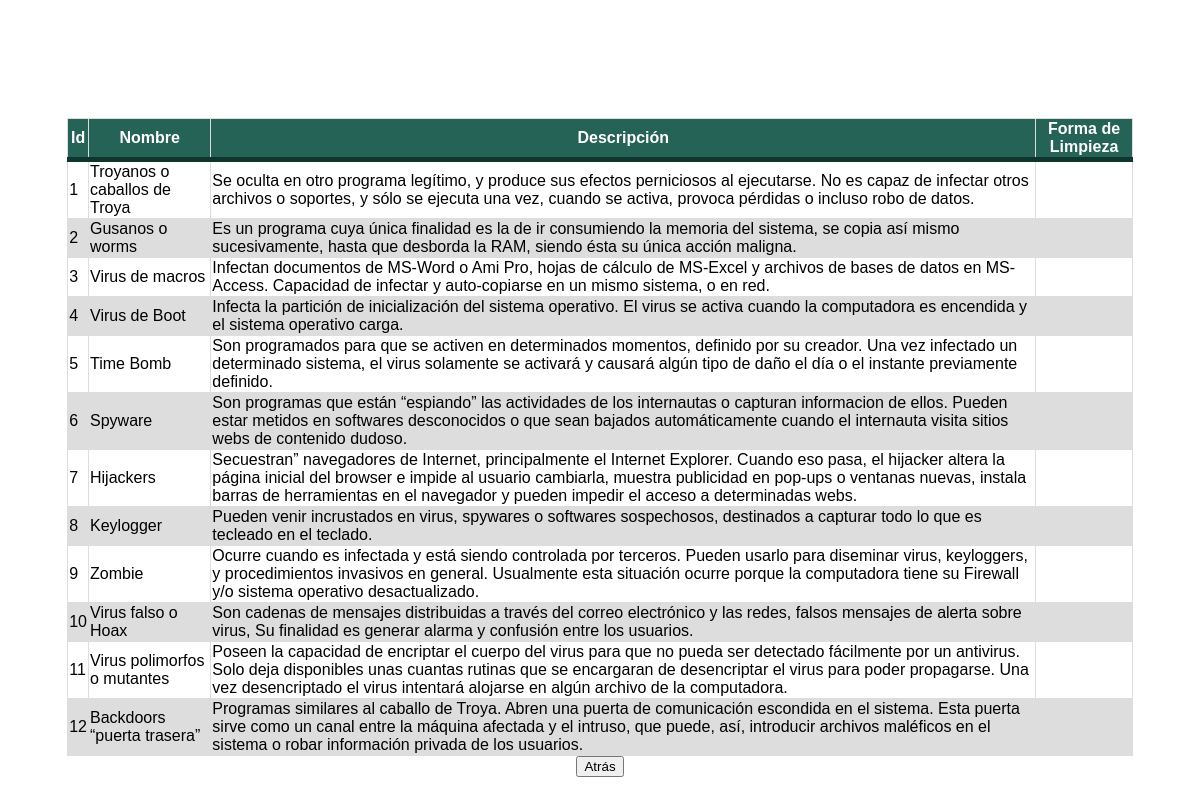
The page /visualizar.php on the database its author committed.
### tables this page shows
CREATE TABLE `Registro` (
  `Id` int(20) NOT NULL,
  `Nombre` varchar(100) NOT NULL,
  `Descripcion` varchar(500) NOT NULL,
  `Forma de limpieza` varchar(500) NOT NULL
);

### visualizar.php (the view, shortened to what this page needs)
<!DOCTYPE html>
<html>
<head>
</head>
<body>
<div id="main-container">
<?php
	$conn = new mysqli("localhost", "root", "", "Virus");
	$quer="SELECT * FROM Registro";
	$result = $conn->query($quer);
	if ($result->num_rows > 0){
		echo "<center><table>";
		echo"<thead><tr><th>Id</th>
		<th>Nombre</th>
		<th>Descripción</th>
		<th>Forma de Limpieza</th>
		</tr></thead>";
while($rows=$result->fetch_assoc() ){
	echo "<tr><td>".$rows["Id"].
	"</td><td>".$rows["Nombre"].
	"</td><td>".$rows["Descripcion"].
	"</td><td>".$rows["Limpieza"]."</td></tr>";
}
 	echo "</center></table>";
}
?>
<div class="group">
	<center><input class="form-btn"  onClick="window.location.href='http://localhost/DBVirus/inicio.php'" name="submit" type="button" value="Atrás" /></center>
</div>
</body>
</html>

### visualizar.php (style rules this page uses)
table { margin-top: 10%; font-family: arial, sans-serif; border-collapse: collapse; width: 90%; }
td, th { border: 1px solid #dddddd; padding: 22%px; }
tr:nth-child(even) { background-color: #dddddd; }
thead { background-color: #246355; border-bottom: solid 5px #0F362D; color: white; text-align: center; }

### rows shown on the page
registro: Id "1", Nombre "Troyanos o caballos de Troya", Descripcion "Se oculta en otro programa legítimo, y produce sus efectos perniciosos al ejecutarse. No es capaz de infectar otros archivos o soportes, y sólo se ejecuta una vez, cuando se activa, provoca pérdidas o incluso robo de datos."
registro: Id "2", Nombre "Gusanos o worms", Descripcion "Es un programa cuya única finalidad es la de ir consumiendo la memoria del sistema, se copia así mismo sucesivamente, hasta que desborda la RAM, siendo ésta su única acción maligna."
registro: Id "3", Nombre "Virus de macros", Descripcion "Infectan documentos de MS-Word o Ami Pro, hojas de cálculo de MS-Excel y archivos de bases de datos en MS-Access. Capacidad de infectar y auto-copiarse en un mismo sistema, o en red."
registro: Id "4", Nombre "Virus de Boot", Descripcion "Infecta la partición de inicialización del sistema operativo. El virus se activa cuando la computadora es encendida y el sistema operativo carga."
registro: Id "5", Nombre "Time Bomb", Descripcion "Son programados para que se activen en determinados momentos, definido por su creador. Una vez infectado un determinado sistema, el virus solamente se activará y causará algún tipo de daño el día o el instante previamente definido."
registro: Id "6", Nombre "Spyware", Descripcion "Son programas que están “espiando” las actividades de los internautas o capturan informacion de ellos. Pueden estar metidos en softwares desconocidos o que sean bajados automáticamente cuando el internauta visita sitios webs de contenido dudoso."
registro: Id "7", Nombre "Hijackers", Descripcion "Secuestran” navegadores de Internet, principalmente el Internet Explorer. Cuando eso pasa, el hijacker altera la página inicial del browser e impide al usuario cambiarla, muestra publicidad en pop-ups o ventanas nuevas, instala barras de herramientas en el navegador y pueden impedir el acceso a determinadas webs."
registro: Id "8", Nombre "Keylogger", Descripcion "Pueden venir incrustados en virus, spywares o softwares sospechosos, destinados a capturar todo lo que es tecleado en el teclado."
registro: Id "9", Nombre "Zombie", Descripcion "Ocurre cuando es infectada y está siendo controlada por terceros. Pueden usarlo para diseminar virus, keyloggers, y procedimientos invasivos en general. Usualmente esta situación ocurre porque la computadora tiene su Firewall y/o sistema operativo desactualizado."
registro: Id "10", Nombre "Virus falso o Hoax", Descripcion "Son cadenas de mensajes distribuidas a través del correo electrónico y las redes, falsos mensajes de alerta sobre virus, Su finalidad es generar alarma y confusión entre los usuarios."
registro: Id "11", Nombre "Virus polimorfos o mutantes", Descripcion "Poseen la capacidad de encriptar el cuerpo del virus para que no pueda ser detectado fácilmente por un antivirus. Solo deja disponibles unas cuantas rutinas que se encargaran de desencriptar el virus para poder propagarse. Una vez desencriptado el virus intentará alojarse en algún archivo de la computadora."
registro: Id "12", Nombre "Backdoors “puerta trasera”", Descripcion "Programas similares al caballo de Troya. Abren una puerta de comunicación escondida en el sistema. Esta puerta sirve como un canal entre la máquina afectada y el intruso, que puede, así, introducir archivos maléficos en el sistema o robar información privada de los usuarios."
